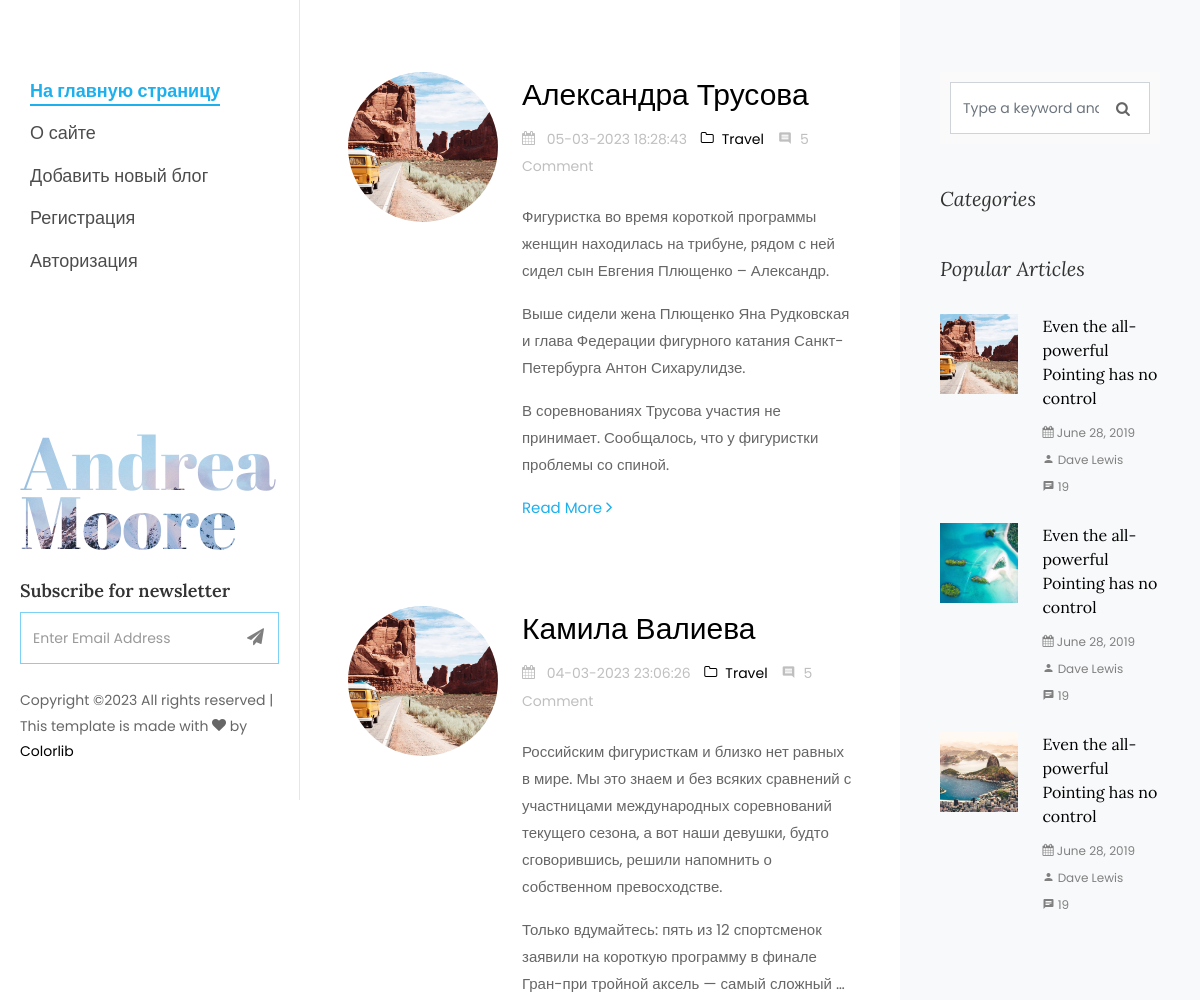
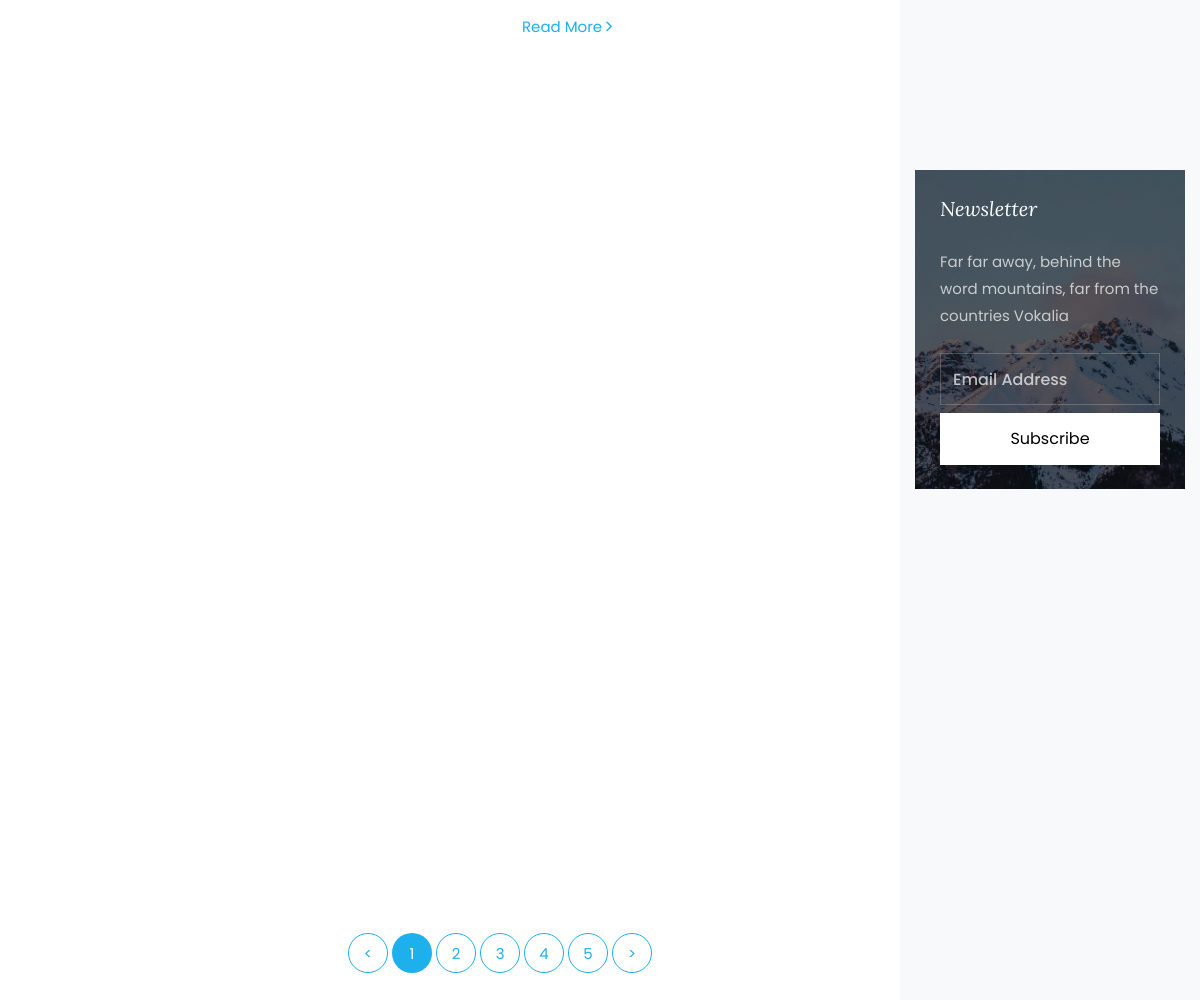
/cats/sportsmenki/, run on the app's committed database (2 pictures, top to bottom).
### women/models.py (models this page shows, shortened)
class Women(models.Model):
    objects = None
    title = models.CharField(max_length=255, verbose_name='Заголовок')
    content = models.TextField(blank=True)
    photo = models.ImageField(upload_to="photos/%Y/%m/%d/")
    time_create = models.DateTimeField(auto_now_add=True)
    slug = models.SlugField(max_length=250, unique= True, db_index= True, verbose_name= "URL")
    time_update = models.DateTimeField(auto_now=True)
    is_published = models.BooleanField(default=True)
    cat = models.ForeignKey('Category', on_delete=models.PROTECT, )
    class Meta:
        verbose_name_plural = 'Известные женщины'
        ordering = ('cat', 'title')

### women/views.py (the view)
# urls.py: path('cats/<slug:cat_slug>/', CategoryListView.as_view(), name='category'),
class CategoryListView(DataMixin, ListView):
    template_name = 'women/category.html'
    context_object_name = 'posts'
    def get_queryset(self):
        return Women.objects.filter(cat__slug=self.kwargs['cat_slug'], is_published=True)

### women/templates/women/category.html (shortened to what this page needs)
{% load static %}
<!DOCTYPE html>
<html lang="en">
  <head>
    <link rel="stylesheet" href="{% static 'css/open-iconic-bootstrap.min.css' %}">
    <link rel="stylesheet" href="{% static 'css/animate.css' %}">
    <link rel="stylesheet" href="{% static 'css/owl.carousel.min.css' %}">
    <link rel="stylesheet" href="{% static 'css/owl.theme.default.min.css' %}">
    <link rel="stylesheet" href="{% static 'css/magnific-popup.css' %}">
    <link rel="stylesheet" href="{% static 'css/aos.css' %}">
    <link rel="stylesheet" href="{% static 'css/ionicons.min.css' %}">
    <link rel="stylesheet" href="{% static 'css/bootstrap-datepicker.css' %}">
    <link rel="stylesheet" href="{% static 'css/jquery.timepicker.css' %}">
    <link rel="stylesheet" href="{%  static 'css/flaticon.css' %}">
    <link rel="stylesheet" href="{% static 'css/icomoon.css' %}">
    <link rel="stylesheet" href="{% static 'css/style.css' %}">
  </head>
  <body>
	{% include 'women/side-header.html' %}
		<div id="colorlib-main">
			<section class="ftco-section ftco-no-pt ftco-no-pb">
	    	<div class="container">
	    		<div class="row d-flex">
	    			<div class="col-xl-8 py-5 px-md-5">
						{% for p in posts %}
	    				<div class="row pt-md-4">
			    			<div class="col-md-12">
									<div class="blog-entry ftco-animate d-md-flex">
										<a href="" class="img img-2"
										   style="background-image: url('../static/images/image_1.jpg');"></a>
										<div class="text text-2 pl-md-4">
				              <h3 class="mb-2"><a href="single.html"> {{ p.title }} </a></h3>
				              <div class="meta-wrap">
												<p class="meta">
				              		<span><i class="icon-calendar mr-2"></i> {{p.time_update|date:'d-m-Y H:i:s' }} </span>
				              		<span><a href="single.html"><i class="icon-folder-o mr-2"></i>Travel</a></span>
				              		<span><i class="icon-comment2 mr-2"></i>5 Comment</span>
				              	</p>
			              	</div>
				              <p class="mb-4"> {{ p.content | linebreaks | truncatewords:50 }}</p>
				              <p><a href=" {% url 'post' p.slug %} " class="btn-custom">Read More <span class="ion-ios-arrow-forward"></span></a></p>
				            </div>
									</div>
								</div>
			    		</div>
						{% endfor %}
			    		<div class="row">
			          <div class="col">
			            <div class="block-27">
			              <ul>
			                <li><a href="#">&lt;</a></li>
			                <li class="active"><span>1</span></li>
			                <li><a href="#">2</a></li>
			                <li><a href="#">3</a></li>
			                <li><a href="#">4</a></li>
			                <li><a href="#">5</a></li>
			                <li><a href="#">&gt;</a></li>
			              </ul>
			            </div>
			          </div>
			        </div>
			    	</div>
	    			<div class="col-xl-4 sidebar ftco-animate bg-light pt-5">
	            <div class="sidebar-box pt-md-4">
	              <form action="#" class="search-form">
	                <div class="form-group">
	                  <span class="icon icon-search"></span>
	                  <input type="text" class="form-control" placeholder="Type a keyword and hit enter">
	                </div>
	              </form>
	            </div>
	            <div class="sidebar-box ftco-animate">
	            	<h3 class="sidebar-heading">Categories</h3>
	            </div>
	            <div class="sidebar-box ftco-animate">
	              <h3 class="sidebar-heading">Popular Articles</h3>
	              <div class="block-21 mb-4 d-flex">
	                <a class="blog-img mr-4" style="background-image: url('../static/images/image_1.jpg');"></a>
	                <div class="text">
	                  <h3 class="heading"><a href="#">Even the all-powerful Pointing has no control</a></h3>
	                  <div class="meta">
	                    <div><a href="#"><span class="icon-calendar"></span> June 28, 2019</a></div>
	                    <div><a href="#"><span class="icon-person"></span> Dave Lewis</a></div>
	                    <div><a href="#"><span class="icon-chat"></span> 19</a></div>
	                  </div>
	                </div>
	              </div>
	              <div class="block-21 mb-4 d-flex">
	                <a class="blog-img mr-4" style="background-image: url('../static/images/image_2.jpg');"></a>
	                <div class="text">
	                  <h3 class="heading"><a href="#">Even the all-powerful Pointing has no control</a></h3>
	                  <div class="meta">
	                    <div><a href="#"><span class="icon-calendar"></span> June 28, 2019</a></div>
	                    <div><a href="#"><span class="icon-person"></span> Dave Lewis</a></div>
	                    <div><a href="#"><span class="icon-chat"></span> 19</a></div>
	                  </div>
	                </div>
	              </div>
	              <div class="block-21 mb-4 d-flex">
	                <a class="blog-img mr-4" style="background-image: url('../static/images/image_3.jpg');"></a>
	                <div class="text">
	                  <h3 class="heading"><a href="#">Even the all-powerful Pointing has no control</a></h3>
	                  <div class="meta">
	                    <div><a href="#"><span class="icon-calendar"></span> June 28, 2019</a></div>
	                    <div><a href="#"><span class="icon-person"></span> Dave Lewis</a></div>
	                    <div><a href="#"><span class="icon-chat"></span> 19</a></div>
	                  </div>
	                </div>
	              </div>
	            </div>
							<div class="sidebar-box subs-wrap img py-4" style="background-image: url('../static/images/bg_1.jpg');">
								<div class="overlay"></div>
								<h3 class="mb-4 sidebar-heading">Newsletter</h3>
								<p class="mb-4">Far far away, behind the word mountains, far from the countries Vokalia</p>
	              <form action="#" class="subscribe-form">
	                <div class="form-group">
	                  <input type="text" class="form-control" placeholder="Email Address">
	                  <input type="submit" value="Subscribe" class="mt-2 btn btn-white submit">
	                </div>
	              </form>
	            </div>
	          </div>
	    		</div>
	    	</div>
	    </section>
		</div>
	</div>
  </body>
</html>

### women/static/css/icomoon.css (style rules this page uses)
[class^="icon-"], [class*=" icon-"] { font-family: 'icomoon' !important; speak: none; font-style: normal; font-weight: normal; font-variant: normal; text-transform: none; line-height: 1; -webkit-font-smoothing: antialiased; -moz-osx-font-smoothing: grayscale; }
.icon-search:before { content: "\f002"; }
.icon-calendar:before { content: "\f073"; }
.icon-folder-o:before { content: "\f114"; }
.icon-chat:before { content: "\e0b7"; }
.icon-comment2:before { content: "\e0b9"; }
.icon-person:before { content: "\e7fd"; }

### data on the page
Women: title "Александра Трусова", time_update "05-03-2023 18:28:43", content "Фигуристка во время короткой программы женщин находилась на трибуне, рядом с ней сидел сын Евгения Плющенко – Александр. Выше сидели жена Плющенко Яна Рудковская и глава Федерации фигурного катания Санкт-Петербурга Антон Сихарулидзе. В соревнованиях Трусова участия не принимает. Сообщалось, что у фигуристки проблемы со спиной."
Women: title "Камила Валиева", time_update "04-03-2023 23:06:26", content "Российским фигуристкам и близко нет равных в мире. Мы это знаем и без всяких сравнений с участницами международных соревнований текущего сезона, а вот наши девушки, будто сговорившись, решили напомнить о собственном превосходстве. Только вдумайтесь: пять из 12 спортсменок заявили на короткую программу в финале Гран-при тройной аксель — самый сложный …"
